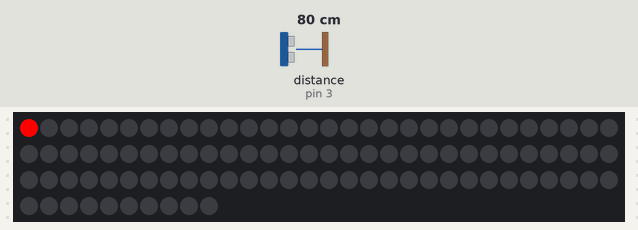
Bench run of a sketch on a simulated Arduino Uno, built with avr-gcc and run on an emulated ATmega328P. Shown: 100 RGB LEDs in strip order, left to right, continuing on the next row. Inputs (shaded band) come from the test bench; at power-on: distance to the obstacle (sensor on pin 3) 80 cm. The echo pulse lasts 58.3 µs per cm; what the sketch prints to the serial monitor is not drawn.

Above: at 1.21 s.
At 1.83 s:
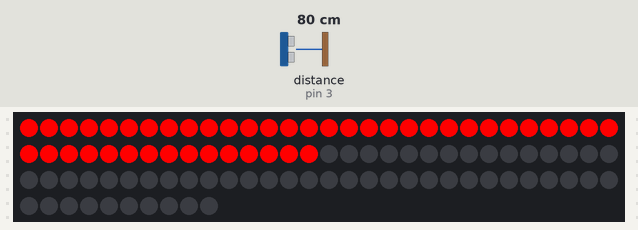
At 2.5 s:
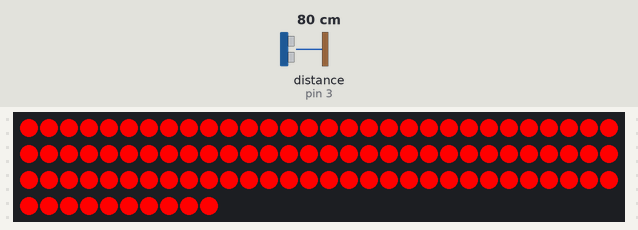

The sketch:

emb-sys-project.ino
```cpp
#include <NewPing.h>
#include <Servo.h>
#define TRIGGER_PIN  2
#define ECHO_PIN     3
#define MAX_DISTANCE 30 // Maximum distance to ping in cm

#include <FastLED.h>

#define LED_PIN     7
#define NUM_LEDS    100

CRGB leds[NUM_LEDS];


NewPing sonar(TRIGGER_PIN, ECHO_PIN, MAX_DISTANCE);
void setup() {
Serial.begin(9600); // initialize the serial port:
FastLED.addLeds<WS2812, LED_PIN, GRB>(leds, NUM_LEDS);

}

void loop() {

  delay(50);
  DistanceToSerial();
  LED();


}
int DistanceToSerial() {
  int cm = sonar.ping_cm();
  delay(1000);

  Serial.print("The object is ");
  Serial.print(cm);
  Serial.println(" cm away");

}

int LED(){
int distance = sonar.ping_cm();
if(distance < 5 ){


    digitalWrite(4, HIGH);
    digitalWrite(5, LOW);
    digitalWrite(6, LOW);
    digitalWrite(8, HIGH);
    digitalWrite(9, HIGH);

    for (int i = 0; i <= NUM_LEDS; i++) {
    leds[i] = CRGB ( 255, 0, 0);
    FastLED.show();
    delay(10);
  }
  }
  else if(distance <= 10){
    digitalWrite(4, LOW);
    digitalWrite(5, HIGH);
    digitalWrite(6, LOW);
    digitalWrite(8, HIGH);
    digitalWrite(9, HIGH);

    for (int i = 0; i <= NUM_LEDS; i++) {
    leds[i] = CRGB ( 0, 0, 255);
    FastLED.show();
    delay(10);
  }
  }
  else {
    digitalWrite(4, LOW);
    digitalWrite(5, LOW);
    digitalWrite(6, HIGH);
    digitalWrite(8, HIGH);
    digitalWrite(9, HIGH);

 for (int i = 0; i <= NUM_LEDS; i++) {
    leds[i] = CRGB ( 0, 128, 0);
    FastLED.show();
    delay(10);

  }

}
}
  // we will have 3 or 4 zones of distance
  // the zones will be the max distance devided by the number of zones
  // when the distace comes in to a zone print it on the matrix
  // or use leds red, orange, green to show diffrent zones
```
